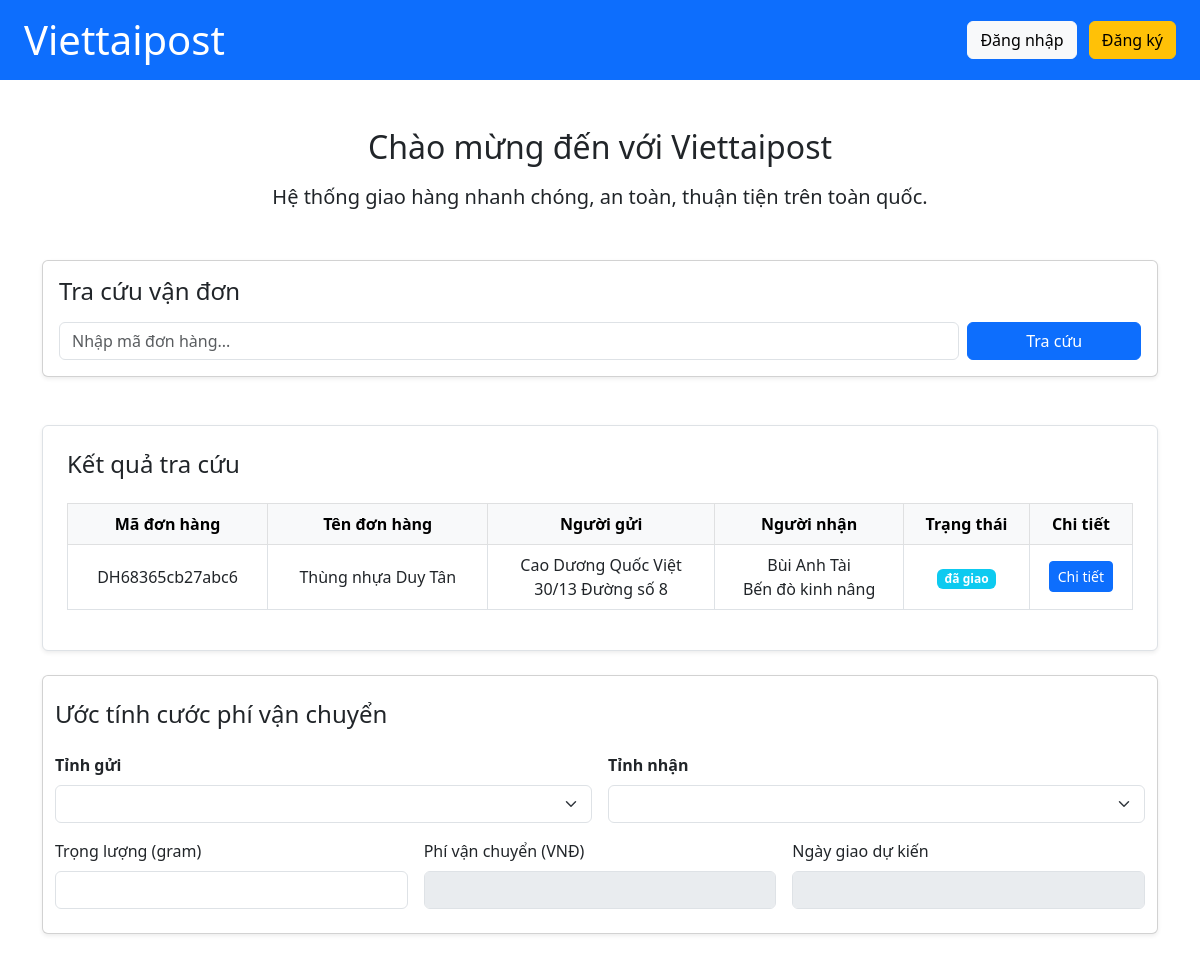
The app's page /index.php?ma_don_hang=DH68365cb27abc6 with its own data.
### tables this page shows
CREATE TABLE `don_hang` (
  `ma_don_hang` varchar(50) NOT NULL,
  `ten_don_hang` varchar(50) NOT NULL,
  `so_luong` int(10) NOT NULL,
  `trong_luong` int(10) NOT NULL,
  `ten_nguoi_gui` varchar(100) DEFAULT NULL,
  `sdt_nguoi_gui` varchar(100) DEFAULT NULL,
  `ma_khach_hang` int(11) NOT NULL,
  `ten_nguoi_nhan` varchar(100) NOT NULL,
  `sdt_nguoi_nhan` varchar(20) DEFAULT NULL,
  `dia_chi_nguoi_gui` text NOT NULL,
  `dia_chi_nguoi_gui_mac_dinh` text NOT NULL,
  `lat_nguoi_gui` text DEFAULT NULL,
  `lng_nguoi_gui` text DEFAULT NULL,
  `dia_chi_nguoi_nhan` text DEFAULT NULL,
  `dia_chi_nguoi_nhan_mac_dinh` text NOT NULL,
  `lat_nguoi_nhan` text NOT NULL,
  `lng_nguoi_nhan` text DEFAULT NULL,
  `thu_ho` int(20) DEFAULT NULL,
  `trang_thai` enum('chờ xử lý','chờ shipper tới lấy','đã lấy hàng','đang giao','đã giao','hủy') DEFAULT 'chờ xử lý',
  `phi_van_chuyen` int(10) DEFAULT 0,
  `nguoi_tra_phi` varchar(100) DEFAULT NULL,
  `ngay_tao` datetime DEFAULT current_timestamp(),
  `thoi_gian_hen_lay` varchar(50) NOT NULL,
  `ngay_giao_du_kien` text NOT NULL,
  `ghi_chu` text DEFAULT NULL
);

### controller/cls-khachhang.php (called while the page is built, shortened)
<?php
class clsKhachhang extends ConnectDB
{
    public function layDonHangTheoMa($ma_don_hang)
    {
        $conn = $this->connect();
        $sql = "SELECT * FROM don_hang WHERE ma_don_hang = ?";
        $stmt = $conn->prepare($sql);
        $stmt->execute([$ma_don_hang]);
        return $stmt->fetchAll(PDO::FETCH_ASSOC);
    }
}
?>

### index.php (the view, shortened to what this page needs)
<?php
require_once 'controller/cls-khachhang.php';
$kh = new clsKhachhang();
$don_hangs = [];
if (isset($_GET['ma_don_hang'])) {
    $ma_don_hang = $_GET['ma_don_hang'];
    $don_hangs = $kh->layDonHangTheoMa($ma_don_hang);
}
?>
<!DOCTYPE html>
<html lang="vi">
<head>
    <link rel="stylesheet" href="asset/css/bootstrap.min.css">
    <link rel="stylesheet" href="asset/css/style.css">
    <link href="https://cdn.jsdelivr.net/npm/bootstrap@5.3.0/dist/css/bootstrap.min.css" rel="stylesheet">
</head>
<body>
<header class="bg-primary text-white py-3 px-4 d-flex justify-content-between align-items-center">
    <h1 class="m-0">Viettaipost</h1>
    <div>
    <?php
        if(isset($_SESSION['id']))
        {
            echo '<a href="trang-chu.php" class="btn btn-light me-2">Trang của tôi</a>';
            echo ' <a href="logout.php" class="btn btn-warning">Đăng Xuất</a>';
        }
        else
        {
            echo '<a href="login.php" class="btn btn-light me-2">Đăng nhập</a>
                  <a href="signup.php" class="btn btn-warning">Đăng ký</a>';
        }
    ?>
    </div>
</header>
<main class="container py-5">
    <div class="text-center mb-5">
        <h2 class="mb-3">Chào mừng đến với Viettaipost</h2>
        <p class="lead">Hệ thống giao hàng nhanh chóng, an toàn, thuận tiện trên toàn quốc.</p>
    </div>
    <div class="card shadow-sm mb-5">
        <div class="card-body">
            <h4 class="mb-3">Tra cứu vận đơn</h4>
            <form method="GET" action="index.php">
                <div class="row g-2">
                    <div class="col-md-10">
                        <input type="text" class="form-control" name="ma_don_hang" placeholder="Nhập mã đơn hàng..." required>
                    </div>
                    <div class="col-md-2">
                        <button type="submit" class="btn btn-primary w-100">Tra cứu</button>
                    </div>
                </div>
            </form>
        </div>
    </div>
    <?php if (!empty($don_hangs)): ?>
        <div class="card p-4 shadow-sm border mb-4">
            <h4 class="mb-4">Kết quả tra cứu</h4>
            <div class="table-responsive">
                <table class="table table-bordered align-middle text-center">
                    <thead class="table-light">
                        <tr>
                            <th>Mã đơn hàng</th>
                            <th>Tên đơn hàng</th>
                            <th>Người gửi</th>
                            <th>Người nhận</th>
                            <th>Trạng thái</th>
                            <th>Chi tiết</th>
                        </tr>
                    </thead>
                    <tbody>
                        <?php foreach ($don_hangs as $don): ?>
                        <tr>
                            <td><?= $don['ma_don_hang'] ?></td>
                            <td><?= $don['ten_don_hang'] ?></td>
                            <td><?= $don['ten_nguoi_gui'] ?><br><?= $don['dia_chi_nguoi_gui'] ?></td>
                            <td><?= $don['ten_nguoi_nhan'] ?><br><?= $don['dia_chi_nguoi_nhan'] ?></td>
                            <td><span class="badge bg-info"><?= $don['trang_thai'] ?></span></td>
                            <td>
                                <button class="btn btn-primary btn-sm" data-bs-toggle="modal" data-bs-target="#modal<?= $don['ma_don_hang'] ?>">Chi tiết</button>
                            </td>
                        </tr>
                        <?php endforeach; ?>
                    </tbody>
                </table>
            </div>
        </div>
    <?php endif; ?>
    <div class="container card shadow-sm ">
    <h4 class="my-4">Ước tính cước phí vận chuyển</h4>
    <div class="row g-3">
      <div class="col-md-6">
        <label class="form-label fw-bold">Tỉnh gửi</label>
        <select id="tinh_gui" class="form-select" required></select>
      </div>
      <div class="col-md-6">
        <label class="form-label fw-bold">Tỉnh nhận</label>
        <select id="tinh_nhan" class="form-select" required></select>
      </div>
      <div class="col-md-4">
        <label class="form-label">Trọng lượng (gram)</label>
        <input type="number" id="trong_luong" class="form-control" min="100" step="100" oninput="handleInputWeight()">
      </div>
      <div class="col-md-4">
        <label class="form-label">Phí vận chuyển (VNĐ)</label>
        <input type="text" id="phi_van_chuyen_hienthi" class="form-control" readonly>
      </div>
      <div class="col-md-4 mb-4">
        <label class="form-label">Ngày giao dự kiến</label>
        <input type="text" id="deliveryDate" class="form-control" readonly>
      </div>
    </div>
  </div>
</main>
</body>
</html>

### asset/css/style.css (style rules this page uses)
body { background-color: ghostwhite; }

### records on screen
don_hang: ma_don_hang "DH68365cb27abc6", ten_don_hang "Thùng nhựa Duy Tân", ten_nguoi_gui "Cao Dương Quốc Việt", dia_chi_nguoi_gui "30/13 Đường số 8", ten_nguoi_nhan "Bùi Anh Tài", dia_chi_nguoi_nhan "Bến đò kinh nâng", trang_thai "đã giao"
